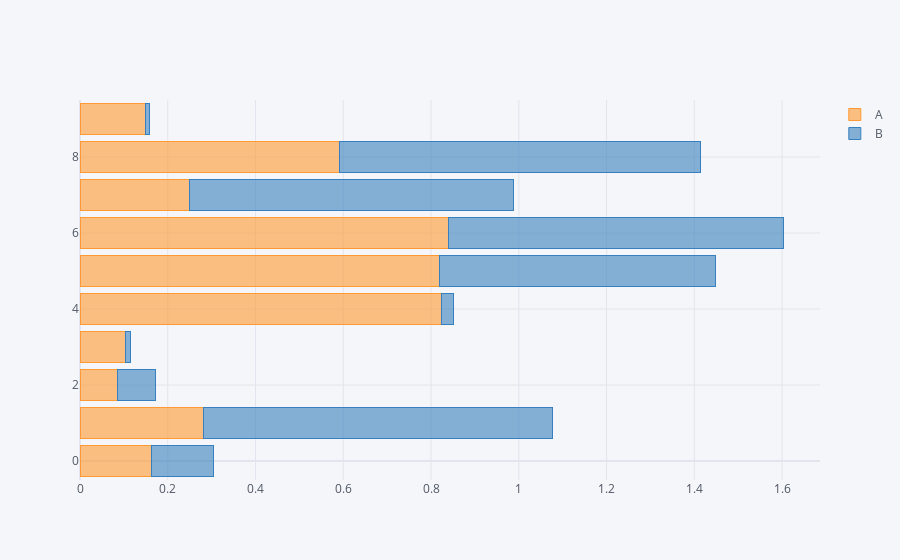

Source (notebook cell):
### Code cell
df.iplot(kind='bar', barmode='stack', orientation='h')

### Figure 1 — Plotly figure (JSON) as saved in the notebook; plotly's stock layout.template omitted (floating-point values rounded to 4 significant figures)
{"data": [{"marker": {"color": "rgba(255, 153, 51, 0.6)", "line": {"color": "rgba(255, 153, 51, 1.0)", "width": 1}}, "name": "A", "orientation": "h", "text": "", "type": "bar", "x": [0.1633, 0.2819, 0.08466, 0.1045, 0.8244, 0.8189, 0.8389, 0.2506, 0.5917, 0.1483], "y": [0, 1, 2, 3, 4, 5, 6, 7, 8, 9]}, {"marker": {"color": "rgba(55, 128, 191, 0.6)", "line": {"color": "rgba(55, 128, 191, 1.0)", "width": 1}}, "name": "B", "orientation": "h", "text": "", "type": "bar", "x": [0.1401, 0.795, 0.08784, 0.01093, 0.02679, 0.6285, 0.7632, 0.738, 0.8231, 0.009416], "y": [0, 1, 2, 3, 4, 5, 6, 7, 8, 9]}], "layout": {"barmode": "stack", "legend": {"bgcolor": "#F5F6F9", "font": {"color": "#4D5663"}, "traceorder": "normal"}, "paper_bgcolor": "#F5F6F9", "plot_bgcolor": "#F5F6F9", "title": {"font": {"color": "#4D5663"}}, "xaxis": {"gridcolor": "#E1E5ED", "showgrid": true, "tickfont": {"color": "#4D5663"}, "title": {"font": {"color": "#4D5663"}, "text": ""}, "zerolinecolor": "#E1E5ED"}, "yaxis": {"gridcolor": "#E1E5ED", "showgrid": true, "tickfont": {"color": "#4D5663"}, "title": {"font": {"color": "#4D5663"}, "text": ""}, "zerolinecolor": "#E1E5ED"}}}
